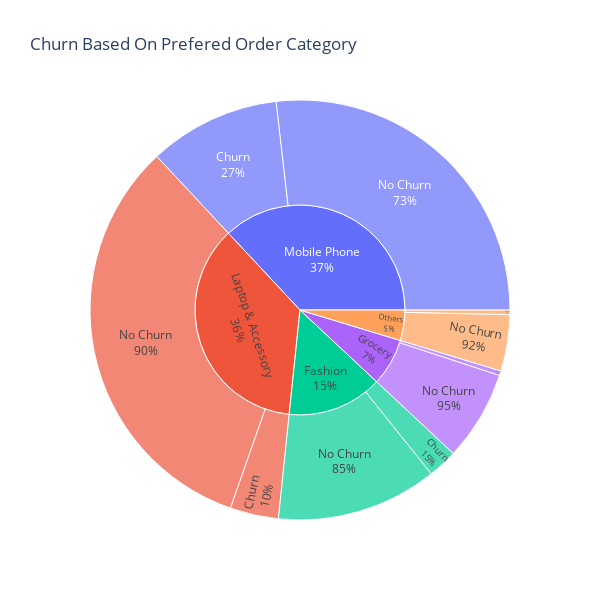

The cell this chart's notebook holds for it:
### Code cell
fig = px.sunburst(ordercat, path = ['PreferedOrderCat', 'Churn'], values = 'count', 
                  title = 'Churn Based On Prefered Order Category', width = 600, height = 600)

fig.update_traces(textinfo = 'label + percent parent')
                  
fig.show()

### Figure 1 — Plotly figure (JSON) as saved in the notebook; plotly's stock layout.template omitted (floating-point values rounded to 4 significant figures)
{"data": [{"branchvalues": "total", "domain": {"x": [0, 1], "y": [0, 1]}, "hovertemplate": "labels=%{label}<br>count=%{value}<br>parent=%{parent}<br>id=%{id}<extra></extra>", "ids": ["Fashion/Churn", "Grocery/Churn", "Laptop & Accessory/Churn", "Mobile Phone/Churn", "Others/Churn", "Fashion/No Churn", "Grocery/No Churn", "Laptop & Accessory/No Churn", "Mobile Phone/No Churn", "Others/No Churn", "Fashion", "Grocery", "Laptop & Accessory", "Mobile Phone", "Others"], "labels": ["Churn", "Churn", "Churn", "Churn", "Churn", "No Churn", "No Churn", "No Churn", "No Churn", "No Churn", "Fashion", "Grocery", "Laptop & Accessory", "Mobile Phone", "Others"], "name": "", "parents": ["Fashion", "Grocery", "Laptop & Accessory", "Mobile Phone", "Others", "Fashion", "Grocery", "Laptop & Accessory", "Mobile Phone", "Others", "", "", "", "", ""], "textinfo": "label+percent parent", "type": "sunburst", "values": [128, 20, 210, 570, 20, 698, 390, 1840, 1510, 244, 826, 410, 2050, 2080, 264]}], "layout": {"height": 600, "legend": {"tracegroupgap": 0}, "title": {"text": "Churn Based On Prefered Order Category"}, "width": 600}}
